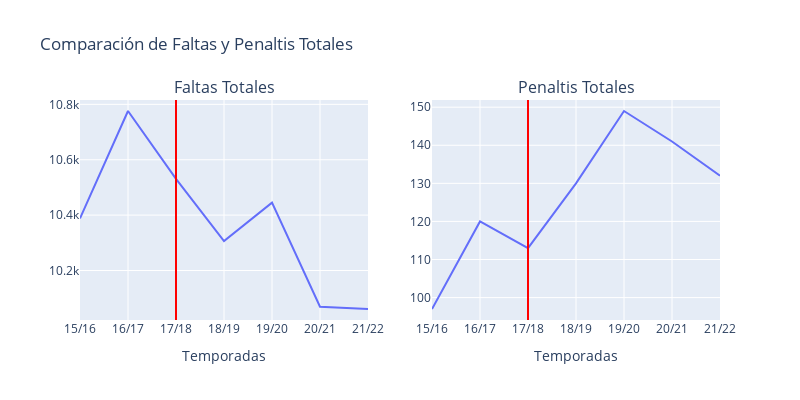

This figure's notebook cell:
### Code cell
# CREAMOS DOS TABLAS PARA REPRESENTAR LAS FALTAS Y PENALTIS TOTALES

from plotly.subplots import make_subplots
fig = make_subplots(rows=1, cols=2, subplot_titles=("Faltas Totales", "Penaltis Totales"))

# Primer gráfico de faltas totales
figura1 = px.line(df_total1, x="Temporada", y="Faltas totales")
figura1.update_yaxes(range=[0, None]) # establecer límite inferior en 0
figura1.update_layout(xaxis_title="Temporada")
fig.add_trace(figura1['data'][0], row=1, col=1)

# Segundo gráfico de penaltis totales
figura2 = px.line(df_total1, x="Temporada", y="Penaltis totales")
figura2.update_yaxes(range=[0, None]) # establecer límite inferior en 0
figura2.update_layout(xaxis_title="Temporada")
fig.add_trace(figura2['data'][0], row=1, col=2)

fig.update_xaxes(title_text="Temporadas", row=1, col=1)
fig.update_xaxes(title_text="Temporadas", row=1, col=2)

# Agregar línea vertical y punto en la posición deseada
fig.add_vline(x="17/18", line_color="red", row=1, col=1)
fig.add_vline(x="17/18", line_color="red", row=1, col=2)



# Actualizar diseño de la figura y mostrarla
fig.update_layout(height=400, width=800, title_text="Comparación de Faltas y Penaltis Totales")
fig.update()
fig.show()

### Figure 1 — Plotly figure (JSON) as saved in the notebook; plotly's stock layout.template omitted (floating-point values rounded to 4 significant figures)
{"data": [{"hovertemplate": "Temporada=%{x}<br>Faltas totales=%{y}<extra></extra>", "legendgroup": "", "line": {"color": "#636efa", "dash": "solid"}, "marker": {"symbol": "circle"}, "mode": "lines", "name": "", "orientation": "v", "showlegend": false, "type": "scatter", "x": ["15/16", "16/17", "17/18", "18/19", "19/20", "20/21", "21/22"], "xaxis": "x", "y": [10388, 10776, 10531, 10306, 10445, 10069, 10061], "yaxis": "y"}, {"hovertemplate": "Temporada=%{x}<br>Penaltis totales=%{y}<extra></extra>", "legendgroup": "", "line": {"color": "#636efa", "dash": "solid"}, "marker": {"symbol": "circle"}, "mode": "lines", "name": "", "orientation": "v", "showlegend": false, "type": "scatter", "x": ["15/16", "16/17", "17/18", "18/19", "19/20", "20/21", "21/22"], "xaxis": "x2", "y": [97, 120, 113, 130, 149, 141, 132], "yaxis": "y2"}], "layout": {"annotations": [{"font": {"size": 16}, "showarrow": false, "text": "Faltas Totales", "x": 0.225, "xanchor": "center", "xref": "paper", "y": 1, "yanchor": "bottom", "yref": "paper"}, {"font": {"size": 16}, "showarrow": false, "text": "Penaltis Totales", "x": 0.775, "xanchor": "center", "xref": "paper", "y": 1, "yanchor": "bottom", "yref": "paper"}], "height": 400, "shapes": [{"line": {"color": "red"}, "type": "line", "x0": "17/18", "x1": "17/18", "xref": "x", "y0": 0, "y1": 1, "yref": "y domain"}, {"line": {"color": "red"}, "type": "line", "x0": "17/18", "x1": "17/18", "xref": "x2", "y0": 0, "y1": 1, "yref": "y2 domain"}], "title": {"text": "Comparación de Faltas y Penaltis Totales"}, "width": 800, "xaxis": {"anchor": "y", "domain": [0, 0.45], "title": {"text": "Temporadas"}}, "xaxis2": {"anchor": "y2", "domain": [0.55, 1], "title": {"text": "Temporadas"}}, "yaxis": {"anchor": "x", "domain": [0, 1]}, "yaxis2": {"anchor": "x2", "domain": [0, 1]}}}
